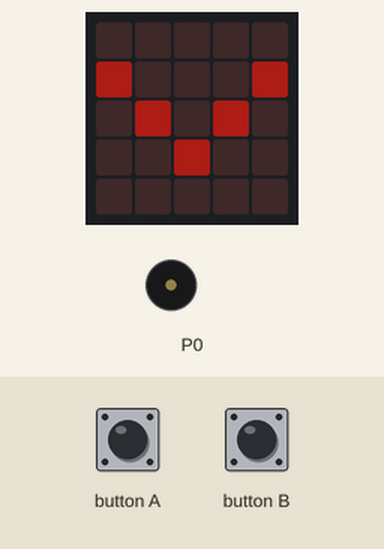
This program was run on a simulated BBC micro:bit (MakeCode). On the bench: the board's 5×5 LED display, buzzer (waves = sounding). The test bench sets the inputs (shaded band). Dim RGB values are drawn brighter than linear.

Above: at 1.6 s.
1.7 s: button A pressed for 0.15 s
At 2.2 s:
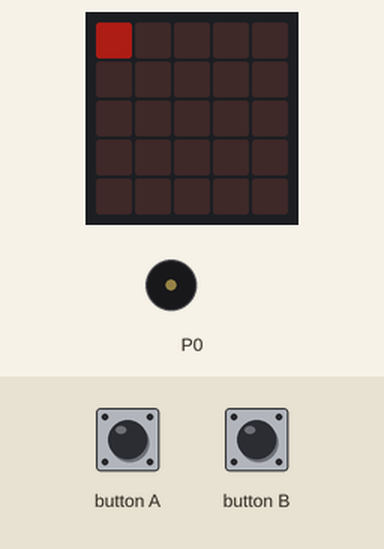
2.4 s: button B pressed for 0.15 s
At 2.81 s:
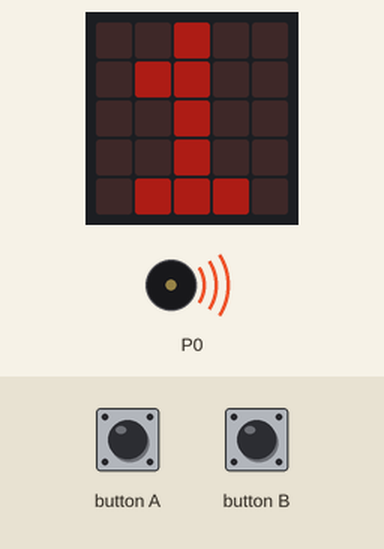
3.1 s: button B pressed for 0.15 s
At 7.85 s:
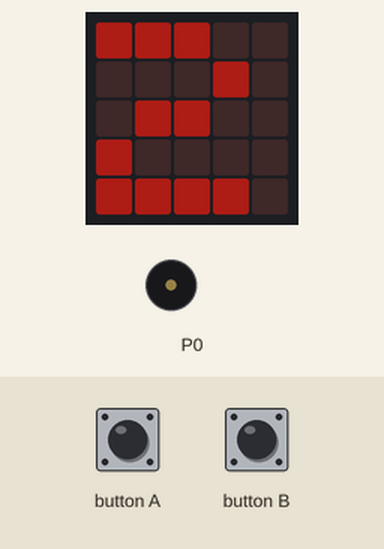
Timing chart, 0 to 21.5 s (numbered marks = the images above; inputs shaded):
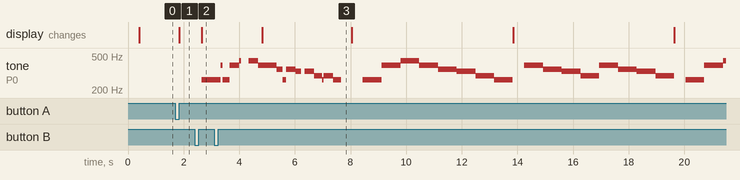

The program:

main.ts
```typescript
input.onButtonPressed(Button.A, function () {
    basic.showLeds(`
        # . . . .
        . . . . .
        . . . . .
        . . . . .
        . . . . .
        `)
    for (let index = 0; index <= 1; index++) {
        if (index == 0) {
            basic.showLeds(`
                # . . . .
                . . . . .
                . . . . .
                . . . . .
                . . . . .
                `)
        } else {
            basic.showLeds(`
                # # . . .
                . . . . .
                . . . . .
                . . . . .
                . . . . .
                `)
        }
        music.setTempo(45)
        music.playTone(262, music.beat(BeatFraction.Quarter))
        music.playTone(262, music.beat(BeatFraction.Quarter))
        music.playTone(392, music.beat(BeatFraction.Quarter))
        music.playTone(392, music.beat(BeatFraction.Quarter))
        music.playTone(440, music.beat(BeatFraction.Quarter))
        music.playTone(440, music.beat(BeatFraction.Quarter))
        music.playTone(392, music.beat(BeatFraction.Half))
        music.playTone(349, music.beat(BeatFraction.Quarter))
        music.playTone(349, music.beat(BeatFraction.Quarter))
        music.playTone(330, music.beat(BeatFraction.Quarter))
        music.playTone(330, music.beat(BeatFraction.Quarter))
        music.playTone(294, music.beat(BeatFraction.Quarter))
        music.playTone(294, music.beat(BeatFraction.Quarter))
        music.playTone(262, music.beat(BeatFraction.Half))
    }
    basic.showLeds(`
        # # # . .
        . . . . .
        . . . . .
        . . . . .
        . . . . .
        `)
    music.playTone(392, music.beat(BeatFraction.Quarter))
    music.playTone(392, music.beat(BeatFraction.Quarter))
    music.playTone(349, music.beat(BeatFraction.Quarter))
    music.playTone(349, music.beat(BeatFraction.Quarter))
    music.playTone(330, music.beat(BeatFraction.Quarter))
    music.playTone(330, music.beat(BeatFraction.Quarter))
    music.playTone(294, music.beat(BeatFraction.Half))
    music.playTone(392, music.beat(BeatFraction.Quarter))
    music.playTone(392, music.beat(BeatFraction.Quarter))
    music.playTone(349, music.beat(BeatFraction.Quarter))
    music.playTone(349, music.beat(BeatFraction.Quarter))
    music.playTone(330, music.beat(BeatFraction.Quarter))
    music.playTone(330, music.beat(BeatFraction.Quarter))
    music.playTone(294, music.beat(BeatFraction.Half))
    basic.showLeds(`
        # # # # .
        . . . . .
        . . . . .
        . . . . .
        . . . . .
        `)
    music.playTone(262, music.beat(BeatFraction.Quarter))
    music.playTone(262, music.beat(BeatFraction.Quarter))
    music.playTone(392, music.beat(BeatFraction.Quarter))
    music.playTone(392, music.beat(BeatFraction.Quarter))
    music.playTone(440, music.beat(BeatFraction.Quarter))
    music.playTone(440, music.beat(BeatFraction.Quarter))
    music.playTone(392, music.beat(BeatFraction.Half))
    music.playTone(349, music.beat(BeatFraction.Quarter))
    music.playTone(349, music.beat(BeatFraction.Quarter))
    music.playTone(330, music.beat(BeatFraction.Quarter))
    music.playTone(330, music.beat(BeatFraction.Quarter))
    music.playTone(294, music.beat(BeatFraction.Quarter))
    music.playTone(294, music.beat(BeatFraction.Quarter))
    music.playTone(262, music.beat(BeatFraction.Half))
    basic.pause(5000)
    basic.showLeds(`
        . . . . .
        . . . . .
        . . # . .
        . . . . .
        . . . . .
        `)
})
input.onButtonPressed(Button.B, function () {
    if (Szam < LegnagyobbSzam) {
        Szam += 1
    } else {
        Szam = 1
    }
    AkcioAdottSzamra(Szam)
})
function AkcioAdottSzamra (szám: number) {
    basic.showNumber(Szam)
    for (let index = 0; index <= Szam - 1; index++) {
        music.playTone(262, music.beat(BeatFraction.Half))
        basic.pause(750)
    }
}
let Szam = 0
let LegnagyobbSzam = 0
basic.showLeds(`
    . . . . .
    # . . . #
    . # . # .
    . . # . .
    . . . . .
    `)
LegnagyobbSzam = 5
Szam = 0
led.setBrightness(50)
basic.forever(function () {

})
```

test.ts
```typescript
// ide kerülnek a tesztek; a rendszer ezt nem kompilálja, ha a csomagot bővítményként használják.
```

Measured:
- after the input at 1.7 s, the display: changes after 0.15 s (image 1)
- after the input at 2.4 s, the display: changes after 0.25 s (image 2)
- by itself, tone on P0: plays 392 Hz for 0.07 s, 262 Hz for 0.26 s, 392 Hz for 0.34 s, 440 Hz for 0.06 s, 440 Hz for 0.34 s, 392 Hz for 0.67 s … (34 notes in this stretch)
